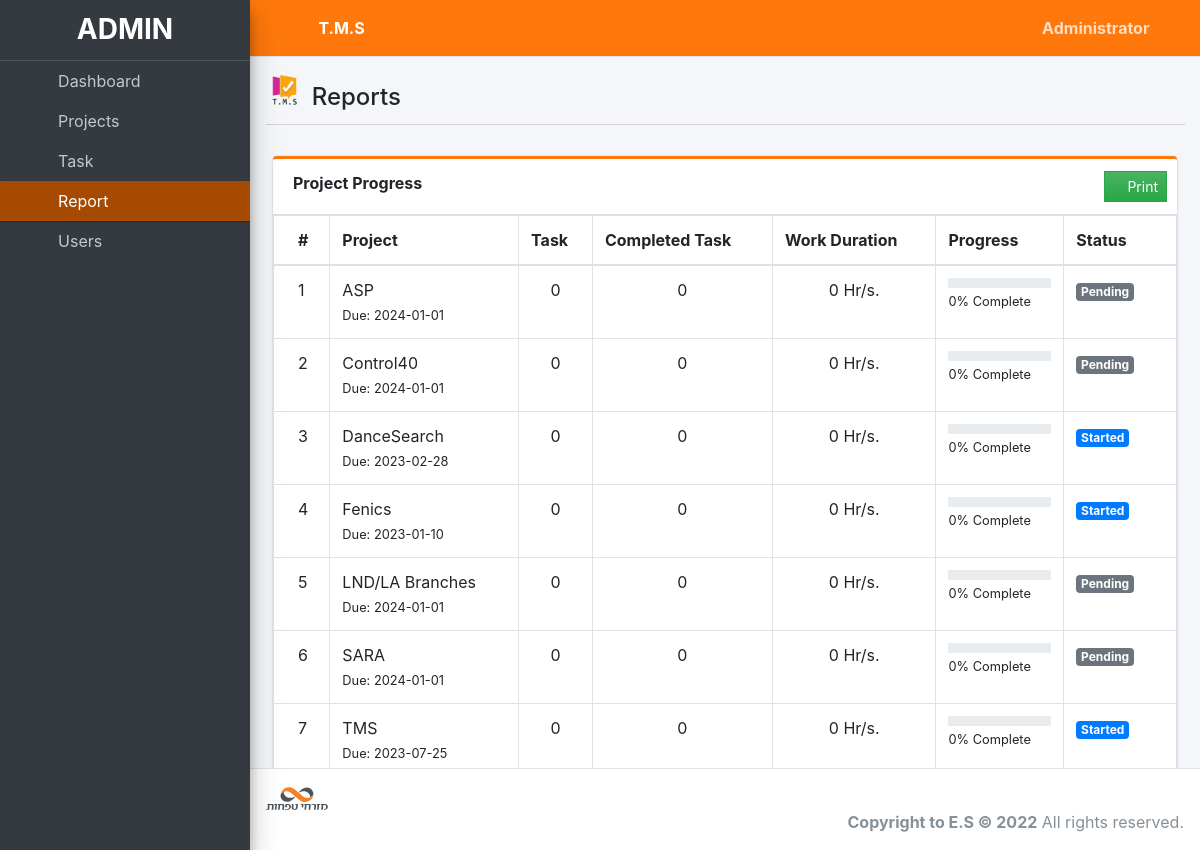
/index.php?page=reports (signed in), run on the app's committed database.
### tables this page shows
CREATE TABLE `project_list` (
  `id` int(30) NOT NULL,
  `name` varchar(200) NOT NULL,
  `description` text NOT NULL,
  `status` tinyint(2) NOT NULL,
  `start_date` date NOT NULL,
  `end_date` date NOT NULL,
  `manager_id` int(30) NOT NULL,
  `user_ids` text NOT NULL,
  `date_created` datetime NOT NULL DEFAULT current_timestamp(),
  `repository` varchar(255) NOT NULL
);

### reports.php (the view, shortened to what this page needs)
<?php include 'db_connect.php' ?>
 <div class="col-md-12">
        <div class="card card-outline card-success">
          <div class="card-header">
            <b>Project Progress</b>
            <div class="card-tools">
            	<button class="btn btn-flat btn-sm bg-gradient-success btn-success" id="print"><i class="fa fa-print"></i> Print</button>
            </div>
          </div>
          <div class="card-body p-0">
            <div class="table-responsive" id="printable">
              <table class="table m-0 table-bordered">
                <thead>
                  <th>#</th>
                  <th>Project</th>
                  <th>Task</th>
                  <th>Completed Task</th>
                  <th>Work Duration</th>
                  <th>Progress</th>
                  <th>Status</th>
                </thead>
                <tbody>
                <?php
                $i = 1;
                $stat = array("Pending","Started","On-Progress","On-Hold","Over Due","Done");
                $where = "";
                $qry = $conn->query("SELECT * FROM project_list $where order by name asc");
                while($row= $qry->fetch_assoc()):
                $tprog = $conn->query("SELECT * FROM task_list where project_id = {$row['id']}")->num_rows;
                $cprog = $conn->query("SELECT * FROM task_list where project_id = {$row['id']} and status = 3")->num_rows;
                $prog = $tprog > 0 ? ($cprog/$tprog) * 100 : 0;
                $prog = $prog > 0 ?  number_format($prog,2) : $prog;
                $prod = $conn->query("SELECT * FROM user_productivity where project_id = {$row['id']}")->num_rows;
                $dur = $conn->query("SELECT sum(time_rendered) as duration FROM user_productivity where project_id = {$row['id']}");
                $dur = $dur->num_rows > 0 ? $dur->fetch_assoc()['duration'] : 0;
                if($row['status'] == 0 && strtotime(date('Y-m-d')) >= strtotime($row['start_date'])):
                if($prod  > 0  || $cprog > 0)
                  $row['status'] = 2;
                else
                  $row['status'] = 1;
                elseif($row['status'] == 0 && strtotime(date('Y-m-d')) > strtotime($row['end_date'])):
                $row['status'] = 4;
                endif;
                  ?>
                  <tr>
                      <td>
                         <?php echo $i++ ?>
                      </td>
                      <td>
                          <a>
                              <?php echo ucwords($row['name']) ?>
                          </a>
                          <br>
                          <small>
                              Due: <?php echo date("Y-m-d",strtotime($row['end_date'])) ?>
                          </small>
                      </td>
                      <td class="text-center">
                      	<?php echo number_format($tprog) ?>
                      </td>
                      <td class="text-center">
                      	<?php echo number_format($cprog) ?>
                      </td>
                      <td class="text-center">
                      	<?php echo number_format($dur).' Hr/s.' ?>
                      </td>
                      <td class="project_progress">
                          <div class="progress progress-sm">
                          </div>
                          <small>
                              <?php echo $prog ?>% Complete
                          </small>
                      </td>
                      <td class="project-state">
                          <?php
                            if($stat[$row['status']] =='Pending'){
                              echo "<span class='badge badge-secondary'>{$stat[$row['status']]}</span>";
                            }elseif($stat[$row['status']] =='Started'){
                              echo "<span class='badge badge-primary'>{$stat[$row['status']]}</span>";
                            }elseif($stat[$row['status']] =='On-Progress'){
                              echo "<span class='badge badge-info'>{$stat[$row['status']]}</span>";
                            }elseif($stat[$row['status']] =='On-Hold'){
                              echo "<span class='badge badge-warning'>{$stat[$row['status']]}</span>";
                            }elseif($stat[$row['status']] =='Over Due'){
                              echo "<span class='badge badge-danger'>{$stat[$row['status']]}</span>";
                            }elseif($stat[$row['status']] =='Done'){
                              echo "<span class='badge badge-success'>{$stat[$row['status']]}</span>";
                            }
                          ?>
                      </td>
                  </tr>
                <?php endwhile; ?>
                </tbody>
              </table>
            </div>
          </div>
        </div>
        </div>

### data on the page
project_list: name "ASP", end_date "2024-01-01", tprog "0", cprog "0", dur "0", prog "0", status "Pending"
project_list: name "Control40", end_date "2024-01-01", tprog "0", cprog "0", dur "0", prog "0", status "Pending"
project_list: name "DanceSearch", end_date "2023-02-28", tprog "0", cprog "0", dur "0", prog "0", status "Started"
project_list: name "Fenics", end_date "2023-01-10", tprog "0", cprog "0", dur "0", prog "0", status "Started"
project_list: name "LND/LA Branches", end_date "2024-01-01", tprog "0", cprog "0", dur "0", prog "0", status "Pending"
project_list: name "SARA", end_date "2024-01-01", tprog "0", cprog "0", dur "0", prog "0", status "Pending"
project_list: name "TMS", end_date "2023-07-25", tprog "0", cprog "0", dur "0", prog "0", status "Started"

### other printed values
$_SESSION['system']['name'] "T.M.S"
$_SESSION['login_firstname'] "Administrator"
$title "Reports"
